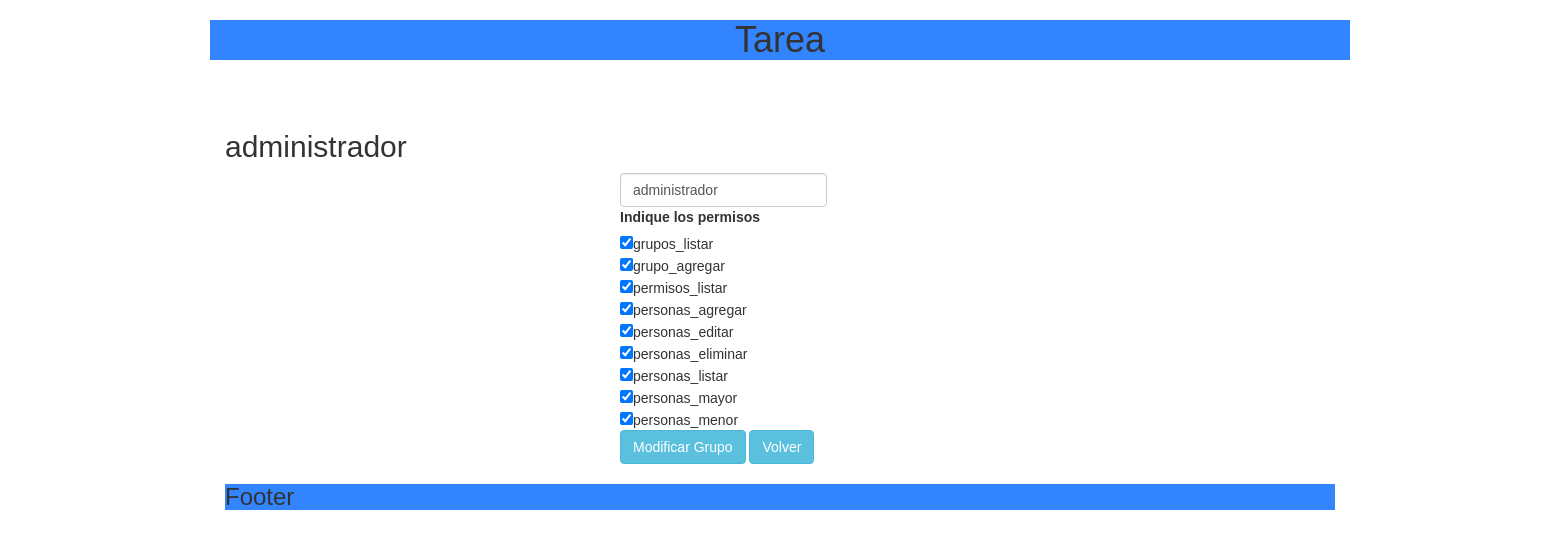
The app's page /editarGrupo.php?grupoID=1 with its own data.
### tables this page shows
CREATE TABLE `grupos` (
  `id` int(11) NOT NULL,
  `name` varchar(255) NOT NULL
);

CREATE TABLE `permisos` (
  `id` int(11) NOT NULL,
  `name` varchar(255) NOT NULL
);

### functions/funciones.php (called while the page is built, shortened)
<?php
function getPermisos() {
    $pdo = conectar();
    $statement = $pdo->prepare("SELECT *"
            . "FROM permisos");
    $statement->execute();
    $result = $statement->fetchAll();
    return $result;
}
function getGrupo($id) {
    $pdo = conectar();
    $statement = $pdo->prepare("SELECT *"
            . "FROM grupos WHERE id = $id");
    $statement->execute();
    $result = $statement->fetchAll();
    return $result;
}
function getGrupoConPermisos($id) {
    $pdo = conectar();
    $statement = $pdo->prepare("SELECT g.id AS grupo_id, g.name AS grupo_nombre, p.id AS permiso_id, p.name AS permiso_nombre
                               FROM grupos g INNER JOIN grupos_permisos gp ON
                                     g.id = gp.grupo_id INNER JOIN permisos p ON
                                     p.id = gp.permisos_id
                               WHERE g.id = $id");
    $statement->execute();
    $result = $statement->fetchAll();
    return $result;
}
function grupoTienePermiso($permisosDeGrupos, $idPermiso) {
    foreach ($permisosDeGrupos as $aux) {
        if ($aux['permiso_id'] == $idPermiso) {
            return TRUE;
        }
    }
    return FALSE;
}
?>

### web/editarGrupo.php (the view, shortened to what this page needs)
<?php
require_once("../functions/funciones.php");
?>
<!DOCTYPE html>
<html>
    <head>
    </head>
    <body>
        <br/>
        <br/>
        <?php
        $grupo = $_GET['grupoID'];
        $busquedaGrupo = getGrupoConPermisos($grupo);
        $obtenerGrupo = getGrupo($grupo);
        ?>
         <div class='container' >
            <h2> <?php echo $obtenerGrupo[0]['name'] ?></h2>
            <div id="editarGrupo" class="col-md-12 col-md-offset-4">
            <form class="form-inline" action="../functions/funEditarGrupo.php" method="POST">
                <input type="text" class="form-control" value="<?php echo $obtenerGrupo[0]['name'] ?>" name="nameGroup"><br/>
                <label>Indique los permisos</label><br/>
                <?php
                foreach(getPermisos() as $permiso){
                    if(grupoTienePermiso($busquedaGrupo, $permiso['id'])){
                        $checked = "checked";
                    }else{
                        $checked = "";
                    }
                ?>
                <input type="checkbox" name="permisos[]" value="<?php echo $permiso['id']?>" <?php echo $checked ?>><?php echo $permiso['name'] ?><br/>
                <?php
                }
                ?>
                <input type="submit" value="Modificar Grupo" class="btn btn-info">
                <a href="verGrupos.php" class="btn btn-info">Volver</a>
            </form>
        </div>
        </div>
    </body>
</html>

### web/css/main.css (style rules this page uses)
body { font-family: sans-serif; }

### records on screen
grupos: name "administrador", nameGroup "administrador"
permisos: name "grupos_listar"
permisos: name "grupo_agregar"
permisos: name "permisos_listar"
permisos: name "personas_agregar"
permisos: name "personas_editar"
permisos: name "personas_eliminar"
permisos: name "personas_listar"
permisos: name "personas_mayor"
permisos: name "personas_menor"
